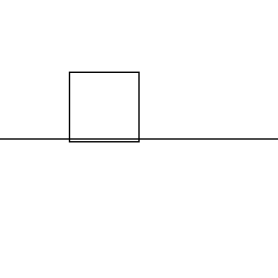

Source code (Python):
from reportlab.pdfgen import canvas
c = canvas.Canvas("test_rl.pdf", pagesize=(200, 200))
# Draw a line at y=100
c.line(0, 100, 200, 100)
# Draw an image at y=100 - (h*0.04)
# Let's just draw a rect instead of an image to simulate
h = 50
c.rect(50, 100 - (h*0.04), 50, h)
c.save()
